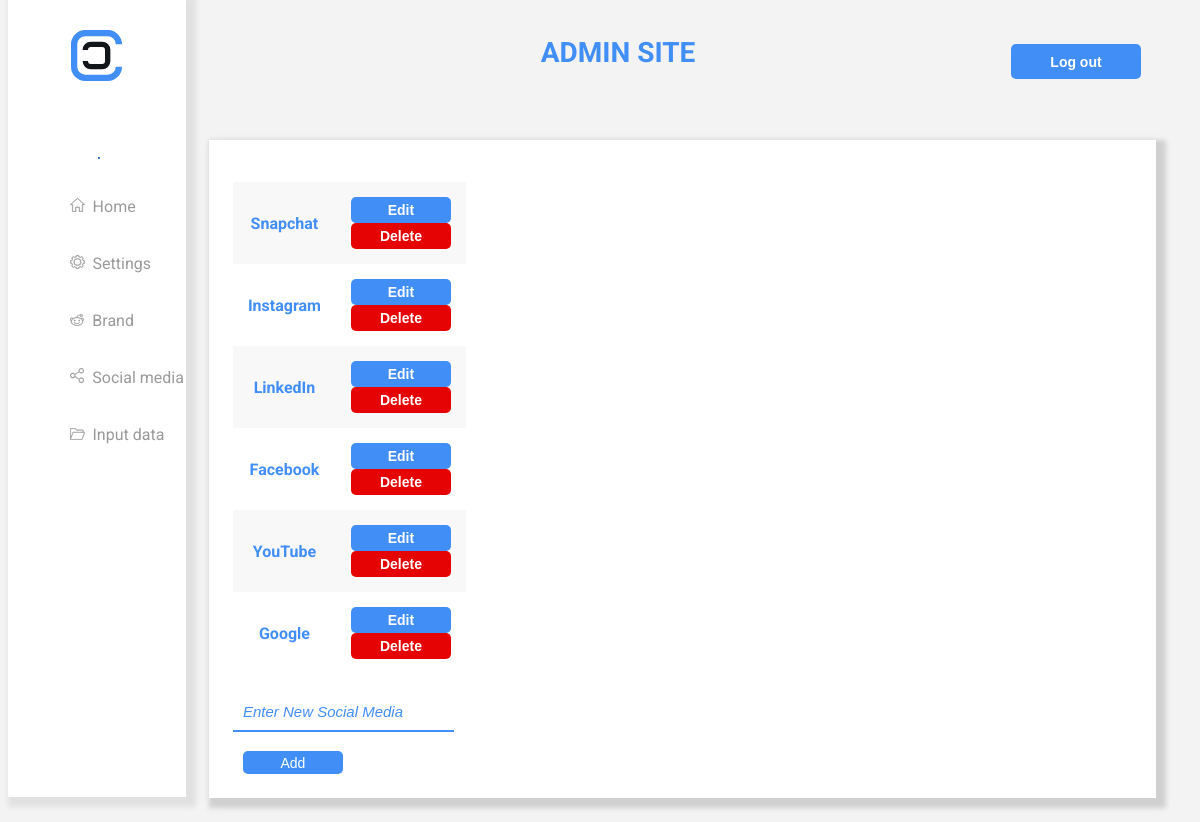
Page /admin/?page=social-media (signed in) on the committed database.
### tables this page shows
CREATE TABLE `menu` (
  `id` bigint(20) UNSIGNED NOT NULL,
  `menu_name` varchar(255) NOT NULL,
  `url` varchar(255) NOT NULL,
  `status` enum('0','1') NOT NULL DEFAULT '1',
  `image` varchar(225) DEFAULT NULL
);

CREATE TABLE `social_media` (
  `id` bigint(20) UNSIGNED NOT NULL,
  `social_media_name` varchar(255) NOT NULL
);

### admin/config.php (called while the page is built, shortened)
<?php
$base_url = 'http://localhost/top_brands/admin/';
?>

### admin/pages/social-media.php (the view)
<div class="social-media">
    <table class="social-media-table">
    <?php
    include($_SERVER['DOCUMENT_ROOT'].'/top_brands/admin/connection.php');
    $query = "SELECT * FROM social_media";
    $result = mysqli_query($con, $query);
    echo "<br>";
    $i=1;
    while($row = $result->fetch_assoc()){
        if($i%2){
            $class="grey-row";
        }else {
            $class="white-row";
        }
        ?>
        <div class="social-media-container">
            <tr class="<?php echo $class ?>">
                <td class="social-media-column">
                    <?php echo $row["social_media_name"] . " ";?>
                </td>
                <td class="social-media-column">
                    <a href="?page=edit-social-media&id=<?php echo $row["id"]?>"><button class="editbutton" type="submit">Edit</button></a>
                    <a href="?page=delete-social-media&id=<?php echo $row["id"]?>"><button class="deletebutton" type="submit">Delete</button></a>
                </td>
             </tr>
        </div>
        <?php
        $i++;
    };
    ?>
    </table>
    <br>
    <div class="form-container">
        <form action="<?php echo $base_url; ?>new-input/new-social-media.php" method="POST">
            <input type="text" placeholder="Enter New Social Media" name="new" class="input-new">
            <br><br>
            <button class="addbutton" type="submit">Add</button>
        </form>
    </div>
</div>

### admin/menu.php
<div class="menu">
    <br>
    <div class="menu-content">
        <img class="logoheader" src="images/logo.svg"><br><br><br><br>
        <hr class="line-menu">
        <br><br>
        <div class=menu-pages>
            <?php
            $query = "SELECT * from `menu`";
            $result = mysqli_query($con, $query);
            if (mysqli_num_rows($result) > 0) {
                while($row = mysqli_fetch_assoc($result)){
                    ?>
                    <a href="<?php echo $base_url;?>?page=<?php echo $row["url"];?>" class="grey-menu"><img src="images/<?php echo $row["image"];?>">&nbsp <?php echo $row["menu_name"];?></a><br><br><br>
            <?php
                }
            } ?>
        </div>
    </div>
</div>

### admin/css/test.css (style rules this page uses)
body { font-family: 'Roboto', sans-serif; background: #F3F3F3; }
.input-new { color:#418EF6; font-size: 15px; font-style: italic; background: transparent; border-bottom: 2px solid #418EF6; border-top: 0; border-left: 0; border-right: 0; padding:10px; }
.addbutton { border: 0; color: white; font-size: 14px; width: 100px; height: 23px; background: #418EF6; border-radius: 5px; margin-left: 10px; }
.form-container { text-align: left; font-weight: bold; }
.social-media-container { text-align: left; font-weight: bold; }
.menu { min-height: 100vh; width: 15%; margin-top: -100px; margin-bottom: 0%; background: white; -moz-box-shadow: 5px 5px 5px 5px rgba(68,68,68,0.1); -webkit-box-shadow: 5px 5px 5px 5px rgba(68,68,68,0.1); box-shadow: 5px 5px 5px 5px rgba(68,68,68,0.1); float: left; }
.menu-content { margin-top: 8%; text-align: left; color: grey; height: 90%; }
.logoheader { width:51px; height:51px; display: block; margin-left: auto; margin-right: auto; }
.line-menu { margin-top: 0px; margin-bottom: 0px; border-width: 1px; fill:#418EF6; border-color:#418EF6; margin-left: 90px; margin-right: 90px; }
.menu-pages { margin-left: 35%; }
.grey-menu { color:#9A9A9A; text-decoration: none; }
.grey-row { background: rgb(204, 204, 204, 0.15); }
td { padding: 10px 10px; color: #418EF6; }
.editbutton { border: 0; color: white; font-size: 14px; width: 100px; height: 26px; background: #418EF6; border-radius: 5px; font-weight: bold; margin-right: 5.5%; }
.deletebutton { border: 0; color: white; font-size: 14px; width: 100px; height: 26px; background: #E50303; border-radius: 5px; font-weight: bold; }
.social-media { margin: 2%; padding-top: 2%; padding-left: 2%; padding-bottom: 2%; float: left; width: 78%; background: white; -moz-box-shadow: 5px 5px 5px 5px rgba(68,68,68,0.2); -webkit-box-shadow: 5px 5px 5px 5px rgba(68,68,68,0.2); box-shadow: 5px 5px 5px 5px rgba(68,68,68,0.2); }
.social-media-table { padding: 0; width: 20%; font-weight: bold; text-align: center; border-collapse: collapse; }
.social-media-column { padding: 15px; }

### rows in the picture
menu: image (picture), menu_name "Home"
menu: image (picture), menu_name "Settings"
menu: image (picture), menu_name "Brand"
menu: image (picture), menu_name "Social media"
menu: image (picture), menu_name "Input data"
social_media: social_media_name "Snapchat"
social_media: social_media_name "Instagram"
social_media: social_media_name "LinkedIn"
social_media: social_media_name "Facebook"
social_media: social_media_name "YouTube"
social_media: social_media_name "Google"
